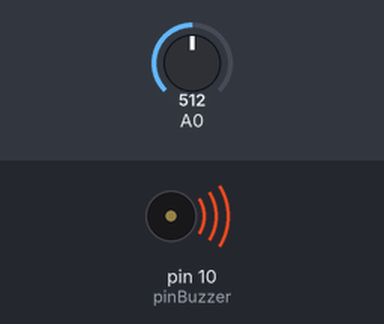
The sketch below on a simulated Arduino Uno, built with avr-gcc and run on an emulated ATmega328P. On the bench: buzzer (waves = sounding). The inputs (shaded band) are chosen by the test bench; at power-on: A0 = 512. What the sketch prints to the serial monitor is not drawn.

Above: at 0.1 s.
Timing chart, 0 to 1.6 s (numbered marks = the images above):
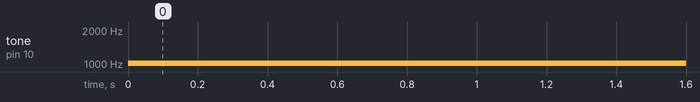

The sketch:

Theremin.ino
```cpp
int valorLDR;                           //Creamos una variable para almacenar el valor del sensor
int frecuencia;                         //Frecuencia a la que suena el piezo
int pinBuzzer = 10;

void setup() {
  Serial.begin(9600);                   //Abrimos comunicación serie (USB) con el ordenador
  pinMode(pinBuzzer,OUTPUT);
}

void loop() {
  valorLDR = analogRead(A0);            //Leemos el PIN A0 y lo guardamos en valorPot
  Serial.println(valorLDR);             //Escribimos en la consola

  frecuencia = map(valorLDR,0,1023,40,2000);

  tone(pinBuzzer,frecuencia);

  delay(50);                           //Esperamos un poco para que tome bien las lecturas
}
```

Measured:
- by itself, tone on pin 10 (pinBuzzer): silent → 1020 Hz at 0.00 s
